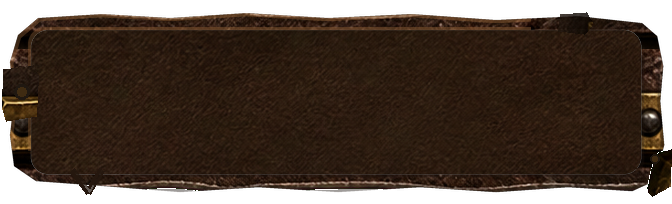
#> input picture assets/source/unitframes/secondary-v1/UnitFrameTargetTargetShell_MasterV1.png, 672 x 204 px
$ python build_unitframes_secondary_v1_runtime.py
#> lines starting #> are read from the running program, lines starting #| are printed output that depends on the picture
### tools/runtime_texture_compat.py
"""Vanilla WoW compatible containers for accepted runtime pixels."""

from __future__ import annotations

from PIL import Image


VANILLA_MAX_TEXTURE_SIZE = 1024
DEFAULT_RUNTIME_TEXEL_DENSITY = 2


def is_power_of_two(value: int) -> bool:
    return value > 0 and value & (value - 1) == 0


def next_power_of_two(value: int) -> int:
    if value <= 0:
        raise ValueError(f"texture dimension must be positive: {value}")
    return 1 << (value - 1).bit_length()


def power_of_two_size(size: tuple[int, int]) -> tuple[int, int]:
    texture_size = tuple(next_power_of_two(value) for value in size)
    if max(texture_size) > VANILLA_MAX_TEXTURE_SIZE:
        raise ValueError(
            "Turtle WoW 1.12 runtime texture exceeds 1024px: "
            f"logical={size}, texture={texture_size}"
        )
    return texture_size


# [22 lines left out: functions sampled_size, sampled_content_uv, not called in this run]


def pad_to_power_of_two(image: Image.Image) -> Image.Image:
    """Place exact logical RGBA pixels at the top-left of a transparent POT TGA."""

    logical = image.convert("RGBA")
    texture_size = power_of_two_size(logical.size)
    texture = Image.new("RGBA", texture_size, (0, 0, 0, 0))
    texture.paste(logical, (0, 0))
    return texture


def content_uv(
    logical_size: tuple[int, int],
    texture_size: tuple[int, int] | None = None,
) -> list[float]:
    texture_width, texture_height = texture_size or power_of_two_size(logical_size)
    logical_width, logical_height = logical_size
    return [
        0.0,
        logical_width / texture_width,
        0.0,
        logical_height / texture_height,
    ]

### tools/build_unitframes_secondary_v1_runtime.py
#!/usr/bin/env python3
"""Export accepted compact unit-frame sources into addon runtime media.

Accepted source pixels remain authoritative. This exporter only performs the
frozen deterministic operations: whole-source LANCZOS downscale, exact live-bed
Alpha clearing for the overlay rim, short state-edge derivation, transparent RGB
cleanup, and uncompressed 32-bit RGBA TGA export.
"""

from __future__ import annotations

import hashlib
import json
import struct
from pathlib import Path
from typing import Any

from PIL import Image, ImageChops, ImageDraw, ImageFilter

from runtime_texture_compat import (
    content_uv,
    pad_to_power_of_two,
    power_of_two_size,
)


ROOT = Path(__file__).resolve().parents[1]
SOURCE_DIR = ROOT / "assets/source/unitframes/secondary-v1"
SOURCE_MANIFEST = SOURCE_DIR / "UF-SECONDARY-V1_SourceManifest.json"
RUNTIME_MANIFEST = SOURCE_DIR / "UF-SECONDARY-V1_RuntimeManifest.json"
RUNTIME_DIR = ROOT / "addon/AzerothExpeditionUI/Media/UnitFrames"

ROLES: dict[str, dict[str, Any]] = {
    "targettarget": {
        "component": "UF.TARGETTARGET.SHELL",
        "source": "UnitFrameTargetTargetShell_MasterV1.png",
        "source_sha256": (
            "ddf04c72098fd88a967ff8da72e5bc60d98492dd194b5d5afc72244474f42fe1"
        ),
        "rim_source": "UnitFrameTargetTargetShellRim_MasterV1.png",
        "rim_source_sha256": (
            "aaaf69d02187a53d32fb45675aa5a8752e00c89ab884e552d8499d228992c103"
        ),
        "source_size": (672, 204),
        "runtime_size": (112, 34),
        "live_bed": (6, 6, 106, 28),
        "slice_x": (20, 72, 20),
        "slice_y": (6, 22, 6),
        "outsets": {"left": 6, "right": 6, "top": 6, "bottom": 6},
        "runtime": "UnitFrameTargetTargetShellV1.tga",
        "rim": "UnitFrameTargetTargetShellRimV1.tga",
        "hover": "UnitFrameTargetTargetHoverRimV1.tga",
        "aggro": "UnitFrameTargetTargetAggroRimV1.tga",
    },
    "focus": {
        "component": "UF.FOCUS.SHELL",
        "source": "UnitFrameFocusShell_MasterV1.png",
        "source_sha256": (
            "9b6fee00cf242905a09a9cba5b4b543de2eaf4238d5118bc61fda47c94fb3b7c"
        ),
        "rim_source": "UnitFrameFocusShellRim_MasterV1.png",
        "rim_source_sha256": (
            "03ac97df6205152b9993ac217d64c5b3ff55e7eacc4004bcedd893a0f5a51353"
        ),
        "source_size": (672, 258),
        "runtime_size": (112, 43),
        "live_bed": (6, 10, 106, 37),
        "slice_x": (24, 64, 24),
        "slice_y": (10, 27, 6),
        "outsets": {"left": 6, "right": 6, "top": 10, "bottom": 6},
        "runtime": "UnitFrameFocusShellV1.tga",
        "rim": "UnitFrameFocusShellRimV1.tga",
        "hover": "UnitFrameFocusHoverRimV1.tga",
        "aggro": "UnitFrameFocusAggroRimV1.tga",
    },
}


def sha256(path: Path) -> str:
    return hashlib.sha256(path.read_bytes()).hexdigest()


def pixel_sha256(image: Image.Image) -> str:
    return hashlib.sha256(image.convert("RGBA").tobytes()).hexdigest()


def repository_path(path: Path) -> str:
    return path.resolve().relative_to(ROOT).as_posix()


def clear_transparent_rgb(image: Image.Image) -> Image.Image:
    rgba = image.convert("RGBA")
    clean = Image.new("RGBA", rgba.size)
    clean.putdata(
        [
            (0, 0, 0, 0) if alpha == 0 else (red, green, blue, alpha)
            for red, green, blue, alpha in rgba.getdata()
        ]
    )
    return clean


def visible_green_pixels(image: Image.Image) -> int:
    return sum(
        1
        for red, green, blue, alpha in image.convert("RGBA").getdata()
        if alpha
        and green >= 35
        and green >= red + 12
        and green >= blue + 12
    )


def transparent_rgb_nonzero(image: Image.Image) -> int:
    return sum(
        1
        for red, green, blue, alpha in image.convert("RGBA").getdata()
        if alpha == 0 and (red or green or blue)
    )


def image_metrics(image: Image.Image) -> dict[str, Any]:
    rgba = image.convert("RGBA")
    alpha = rgba.getchannel("A")
    histogram = alpha.histogram()
    return {
        "size": list(rgba.size),
        "mode": rgba.mode,
        "pixel_sha256": pixel_sha256(rgba),
        "visible_bbox_exclusive": list(alpha.getbbox() or (0, 0, 0, 0)),
        "transparent_pixels": histogram[0],
        "partially_transparent_pixels": sum(histogram[1:255]),
        "opaque_pixels": histogram[255],
        "visible_green_spill_pixels": visible_green_pixels(rgba),
        "transparent_rgb_nonzero_pixels": transparent_rgb_nonzero(rgba),
    }


def load_accepted_image(
    role: str,
    filename: str,
    expected_sha256: str,
    expected_size: tuple[int, int],
    purpose: str,
) -> Image.Image:
    path = SOURCE_DIR / filename
    if sha256(path) != expected_sha256:
        raise ValueError(f"accepted {role} {purpose} SHA-256 changed: {path}")
    with Image.open(path) as opened:
        source = opened.convert("RGBA")
    if source.size != expected_size:
        raise ValueError(
            f"accepted {role} {purpose} must remain {expected_size}"
        )
    if visible_green_pixels(source) or transparent_rgb_nonzero(source):
        raise ValueError(f"accepted {role} {purpose} transparency drifted")
    return source


def make_runtime(source: Image.Image, size: tuple[int, int]) -> Image.Image:
    return clear_transparent_rgb(
        source.resize(size, Image.Resampling.LANCZOS)
    )


def make_overlay_rim(
    runtime: Image.Image,
    live_bed: tuple[int, int, int, int],
) -> Image.Image:
    rim = runtime.copy()
    ImageDraw.Draw(rim).rectangle(
        (live_bed[0], live_bed[1], live_bed[2] - 1, live_bed[3] - 1),
        fill=(0, 0, 0, 0),
    )
    return clear_transparent_rgb(rim)


def state_segments(
    role: str,
    state: str,
) -> list[tuple[int, int, int, int]]:
    if role == "targettarget":
        if state == "hover":
            return [(0, 0, 35, 8), (0, 0, 8, 22), (72, 29, 112, 34)]
        return [(0, 24, 40, 34), (88, 0, 112, 34), (50, 30, 82, 34)]
    if role == "focus":
        if state == "hover":
            return [(0, 0, 39, 13), (86, 0, 112, 17), (0, 35, 37, 43)]
        return [(91, 0, 112, 43), (0, 35, 112, 43), (0, 15, 10, 34)]
    raise ValueError(f"missing state-segment contract for {role}")


def make_state_mask(
    rim: Image.Image,
    role: str,
    state: str,
) -> Image.Image:
    alpha = rim.getchannel("A")
    eroded = alpha.filter(ImageFilter.MinFilter(3))
    edge = ImageChops.subtract(alpha, eroded).filter(ImageFilter.MaxFilter(3))
    if role == "focus":
        # Preserve the exact accepted A2 review derivation without changing
        # the already accepted TargetTarget state pixels.
        edge = ImageChops.multiply(edge, alpha)
    segments = Image.new("L", rim.size, 0)
    draw = ImageDraw.Draw(segments)
    for box in state_segments(role, state):
        draw.rectangle(box, fill=255)
    edge = ImageChops.multiply(edge, segments)
    strength = 185 if role == "focus" and state == "hover" else (
        190 if state == "hover" else 220
    )
    edge = edge.point(lambda value: min(strength, value * strength // 255))
    output = Image.new("RGBA", rim.size, (236, 220, 185, 0))
    output.putalpha(edge)
    return clear_transparent_rgb(output)


def tga_header(path: Path) -> dict[str, Any]:
    data = path.read_bytes()
    if len(data) < 18:
        raise ValueError(f"TGA header is incomplete: {path}")
    width, height = struct.unpack("<HH", data[12:16])
    return {
        "image_type": data[2],
        "width": width,
        "height": height,
        "bits_per_pixel": data[16],
        "descriptor": data[17],
        "top_origin": bool(data[17] & 0x20),
    }


def save_runtime(
    image: Image.Image,
    path: Path,
    expected_size: tuple[int, int],
) -> Image.Image:
    path.parent.mkdir(parents=True, exist_ok=True)
    texture_size = power_of_two_size(expected_size)
    texture = pad_to_power_of_two(image)
    texture.save(path, format="TGA")
    with Image.open(path) as opened:
        roundtrip = opened.convert("RGBA")
    if ImageChops.difference(roundtrip, texture).getbbox() is not None:
        raise ValueError(f"TGA roundtrip changed pixels: {path}")
    logical_roundtrip = roundtrip.crop((0, 0, *expected_size))
    if ImageChops.difference(logical_roundtrip, image).getbbox() is not None:
        raise ValueError(f"TGA container changed accepted logical pixels: {path}")
    header = tga_header(path)
    if (
        header["image_type"] != 2
        or header["bits_per_pixel"] != 32
        or (header["width"], header["height"]) != texture_size
    ):
        raise ValueError(f"invalid runtime TGA: {path}: {header}")
    return logical_roundtrip


def live_bed_visible_pixels(
    image: Image.Image,
    live_bed: tuple[int, int, int, int],
) -> int:
    return sum(
        1
        for alpha in image.getchannel("A").crop(live_bed).getdata()
        if alpha
    )


def main() -> int:
    runtime_records: dict[str, Any] = {}
    source_records: dict[str, Any] = {}

    for role, contract in ROLES.items():
        source_path = SOURCE_DIR / contract["source"]
        source_size = tuple(contract["source_size"])
        source = load_accepted_image(
            role,
            contract["source"],
            contract["source_sha256"],
            source_size,
            "base source",
        )
#> in load_accepted_image, opened is the input picture: PIL image 672x204 RGBA; mean R, G, B, A 37.7, 23.9, 14, 207.6
        rim_source_path = SOURCE_DIR / contract["rim_source"]
        rim_source = load_accepted_image(
            role,
            contract["rim_source"],
            contract["rim_source_sha256"],
            source_size,
            "rim source",
        )
#> call 2 of load_accepted_image, with role = 'targettarget', expected_size = (672, 204), purpose = 'rim source'
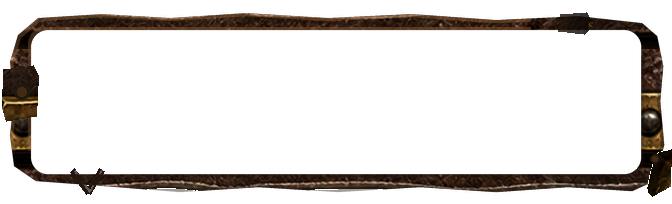
#> input picture assets/source/unitframes/secondary-v1/UnitFrameTargetTargetShellRim_MasterV1.png, 672 x 204 px
#> in load_accepted_image, opened is the input picture: PIL image 672x204 RGBA; mean R, G, B, A 10.9, 7.3, 4.6, 45.7
        runtime_size = tuple(contract["runtime_size"])
        live_bed = tuple(contract["live_bed"])
        runtime = make_runtime(source, runtime_size)
#> in clear_transparent_rgb, `clean = Image.new("RGBA", rgba.size)`: clean: PIL image 112x34 RGBA; every value is 0
        rim = make_overlay_rim(
            make_runtime(rim_source, runtime_size),
            live_bed,
        )
#> in clear_transparent_rgb (call 2), `rgba = image.convert("RGBA")`:
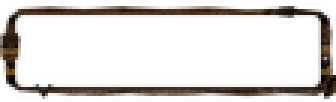
#> rgba: PIL image 112x34 RGBA (shown 3 times larger); mean R, G, B, A 23.1, 15.6, 9.8, 45.9; transparent parts drawn white
        hover = make_state_mask(rim, role, "hover")
#> in make_state_mask, `eroded = alpha.filter(ImageFilter.MinFilter(3))`:
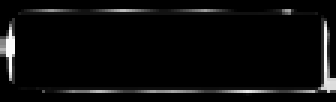
#> eroded: PIL image 112x34 L (shown 3 times larger); min 0, max 252, mean 11.2
#> in make_state_mask, `segments = Image.new("L", rim.size, 0)`: segments: PIL image 112x34 L; every value is 0
        aggro = make_state_mask(rim, role, "aggro")
#> call 2 of make_state_mask, with role = 'targettarget', state = 'aggro'
#> in make_state_mask (call 2), `edge = edge.point(lambda value: min(strength, value * strength // 255))`:
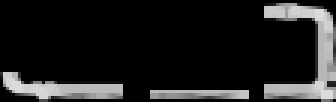
#> edge: PIL image 112x34 L (shown 3 times larger); min 0, max 220, mean 30.9
#> in make_state_mask (call 2), `output.putalpha(edge)`:
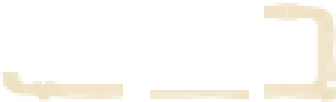
#> output: PIL image 112x34 RGBA (shown 3 times larger); mean R, G, B, A 236, 220, 185, 30.9; transparent parts drawn white
        if live_bed_visible_pixels(rim, live_bed):
            raise ValueError(f"{role} overlay rim intrudes into its live bed")

        outputs = {
            "runtime": runtime,
            "rim": rim,
            "hover": hover,
            "aggro": aggro,
        }
        runtime_records[role] = {}
        for kind, image in outputs.items():
            path = RUNTIME_DIR / contract[kind]
            roundtrip = save_runtime(image, path, runtime_size)
#> in pad_to_power_of_two, `texture = Image.new("RGBA", texture_size, (0, 0, 0, 0))`: texture: PIL image 128x64 RGBA; every value is 0
#> in pad_to_power_of_two, `texture.paste(logical, (0, 0))`:
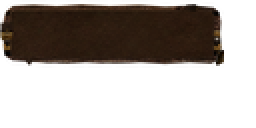
#> texture: PIL image 128x64 RGBA (shown 2 times larger); mean R, G, B, A 21.1, 13.7, 8.2, 96.5; transparent parts drawn white
            metrics = image_metrics(roundtrip)
#> in image_metrics, `alpha = rgba.getchannel("A")`:
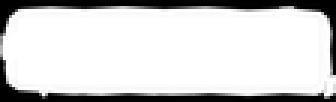
#> alpha: PIL image 112x34 L (shown 3 times larger); min 0, max 255, mean 207.6
#> in image_metrics, `histogram = alpha.histogram()`: histogram = 256 values, max 2461 at index 255, min 0 at index 8, mean 14.88
#> metrics = 9 items
            if (
                metrics["visible_green_spill_pixels"]
                or metrics["transparent_rgb_nonzero_pixels"]
            ):
                raise ValueError(f"{role} {kind} failed transparency checks")
            runtime_records[role][kind] = {
                "file": repository_path(path),
                "sha256": sha256(path),
                "tga_header": tga_header(path),
                "metrics": metrics,
                "logical_size": list(runtime_size),
                "texture_size": list(power_of_two_size(runtime_size)),
                "content_uv": content_uv(runtime_size),
            }
        source_records[role] = {
            "component": contract["component"],
            "file": repository_path(source_path),
            "sha256": sha256(source_path),
            "size": list(source.size),
            "rim_source": {
                "file": repository_path(rim_source_path),
                "sha256": sha256(rim_source_path),
                "size": list(rim_source.size),
            },
        }
#> pass 2 of the loop in main, `for role, contract in ROLES.items():`:
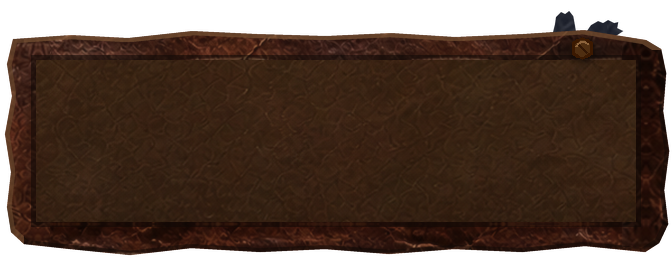
#> input picture assets/source/unitframes/secondary-v1/UnitFrameFocusShell_MasterV1.png, 672 x 258 px
#> in load_accepted_image, opened is the input picture: PIL image 672x258 RGBA; mean R, G, B, A 45.9, 26.7, 15.6, 208.6
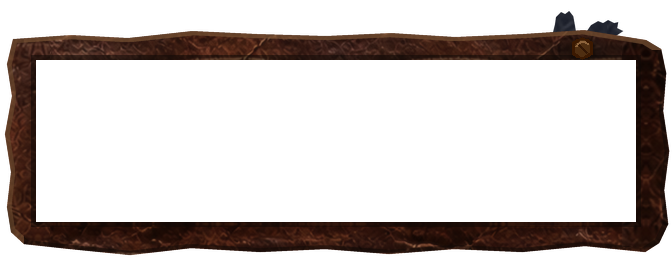
#> input picture assets/source/unitframes/secondary-v1/UnitFrameFocusShellRim_MasterV1.png, 672 x 258 px
#> in load_accepted_image, opened is the input picture: PIL image 672x258 RGBA; mean R, G, B, A 14.9, 7.7, 5.1, 65.7
#> rgba: PIL image 112x43 RGBA
#> rim: PIL image 112x43 RGBA
#> eroded: PIL image 112x43 L
#> segments: PIL image 112x43 L; every value is 0
#> in image_metrics (call 5), `alpha = rgba.getchannel("A")`:
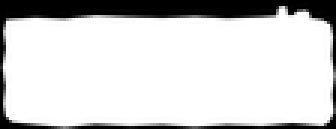
#> alpha: PIL image 112x43 L (shown 3 times larger); min 0, max 255, mean 208.5
#> histogram = 256 values, max 3494 at index 255, min 0 at index 22, mean 18.81

    manifest = {
        "schema": "aeui-unitframes-secondary-v1-runtime-manifest-v1",
        "status": "runtime-exported-addon-integrated",
        "phase": "P5",
        "module": "unitframes",
        "runtime_contract": "1.6",
        "components": [contract["component"] for contract in ROLES.values()],
        "source_manifest": repository_path(SOURCE_MANIFEST),
        "sources": source_records,
        "runtime": runtime_records,
        "deterministic_export": {
            "tool": "tools/build_unitframes_secondary_v1_runtime.py",
            "operation": "whole-source LANCZOS downscale; accepted deterministic rim-source downscale plus exact live-bed Alpha clear; segmented edge masks derived from accepted rim Alpha; exact logical pixels padded top-left into 1.12-compatible power-of-two texture containers",
            "redraw": False,
            "mirror": False,
            "cross_role_pixels": False,
            "imagegen_calls": 0,
        },
        "geometry": {
            role: {
                "source_size": list(contract["source_size"]),
                "standard_runtime": list(contract["runtime_size"]),
                "texture_container": list(
                    power_of_two_size(tuple(contract["runtime_size"]))
                ),
                "content_uv": content_uv(tuple(contract["runtime_size"])),
                "provider_live_bed": list(contract["live_bed"]),
                "nine_slice_x": list(contract["slice_x"]),
                "nine_slice_y": list(contract["slice_y"]),
                "outsets": contract["outsets"],
                "complete_bitmap_vertical_stretch": False,
                "provider_geometry_changed": False,
            }
            for role, contract in ROLES.items()
        },
        "adapter": {
            "file": "addon/AzerothExpeditionUI/Modules/UnitFrames.lua",
            "provider_bridge": "addon/pfUI/api/unitframes.lua",
            "ownership": "addon/pfUI/api/expedition.lua",
            "route": "unitframes.primary-shell",
            "frames": ["pfTargetTarget", "pfFocus"],
            "fallback": "hide AEUI slices and let pfUI rebuild configured backdrops and glows",
        },
        "deployment": {
            "build_required_on_target_device": False,
            "game_validation": "pending Turtle WoW 1.18.1 / P6",
        },
    }
    RUNTIME_MANIFEST.write_text(
        json.dumps(manifest, ensure_ascii=False, indent=2) + "\n",
        encoding="utf-8",
    )
    print(
        "exported UF-SECONDARY V1 runtime: "
        f"{len(ROLES)} roles, {sum(len(value) for value in runtime_records.values())} TGA files"
    )
#| exported UF-SECONDARY V1 runtime: 2 roles, 8 TGA files
    return 0


if __name__ == "__main__":
    raise SystemExit(main())
#> (the program exits here)
